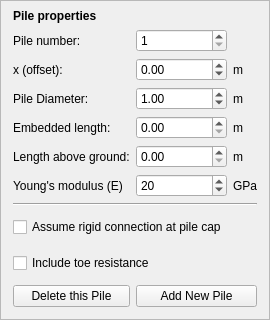
      <widget class="QWidget" name="pilePropertiesWidget">
       <attribute name="title">
        <string>Pile(s) Configuration</string>
       </attribute>
       <layout class="QGridLayout" name="gridLayout">
        <property name="leftMargin">
         <number>0</number>
        </property>
        <property name="topMargin">
         <number>0</number>
        </property>
        <property name="rightMargin">
         <number>0</number>
        </property>
        <property name="bottomMargin">
         <number>0</number>
        </property>
        <item row="1" column="0">
         <widget class="QFrame" name="pileProperties">
          <property name="sizePolicy">
           <sizepolicy hsizetype="Expanding" vsizetype="Expanding">
            <horstretch>1</horstretch>
            <verstretch>2</verstretch>
           </sizepolicy>
          </property>
          <property name="frameShape">
           <enum>QFrame::StyledPanel</enum>
          </property>
          <property name="frameShadow">
           <enum>QFrame::Raised</enum>
          </property>
          <layout class="QGridLayout" name="gridLayout_12" rowstretch="0,0,0,0,0,0,0,0,0,0,0,0,0">
           <property name="sizeConstraint">
            <enum>QLayout::SetDefaultConstraint</enum>
           </property>
           <property name="leftMargin">
            <number>12</number>
           </property>
           <property name="topMargin">
            <number>8</number>
           </property>
           <property name="rightMargin">
            <number>12</number>
           </property>
           <property name="bottomMargin">
            <number>12</number>
           </property>
           <property name="spacing">
            <number>6</number>
           </property>
           <item row="1" column="1">
            <widget class="QSpinBox" name="pileIndex">
             <property name="minimum">
              <number>1</number>
             </property>
             <property name="maximum">
              <number>5</number>
             </property>
            </widget>
           </item>
           <item row="9" column="0" colspan="2">
            <widget class="QCheckBox" name="chkBox_include_toe_resistance">
             <property name="sizePolicy">
              <sizepolicy hsizetype="Minimum" vsizetype="Preferred">
               <horstretch>0</horstretch>
               <verstretch>0</verstretch>
              </sizepolicy>
             </property>
             <property name="minimumSize">
              <size>
               <width>0</width>
               <height>30</height>
              </size>
             </property>
             <property name="text">
              <string>Include toe resistance</string>
             </property>
            </widget>
           </item>
           <item row="8" column="0" colspan="2">
            <widget class="QCheckBox" name="chkBox_assume_rigid_cap">
             <property name="sizePolicy">
              <sizepolicy hsizetype="Minimum" vsizetype="Preferred">
               <horstretch>0</horstretch>
               <verstretch>0</verstretch>
              </sizepolicy>
             </property>
             <property name="minimumSize">
              <size>
               <width>0</width>
               <height>30</height>
              </size>
             </property>
             <property name="text">
              <string>Assume rigid connection at pile cap</string>
             </property>
            </widget>
           </item>
           <item row="4" column="0">
            <widget class="QLabel" name="lengthLabel">
             <property name="text">
              <string>Embedded length:</string>
             </property>
            </widget>
           </item>
           <item row="6" column="2">
            <widget class="QLabel" name="label_7">
             <property name="text">
              <string>GPa</string>
             </property>
            </widget>
           </item>
           <item row="4" column="2">
            <widget class="QLabel" name="label_5">
             <property name="text">
              <string>m</string>
             </property>
            </widget>
           </item>
           <item row="6" column="1">
            <widget class="QDoubleSpinBox" name="Emodulus">
             <property name="decimals">
              <number>0</number>
             </property>
             <property name="minimum">
              <double>1.000000000000000</double>
             </property>
             <property name="maximum">
              <double>1000.000000000000000</double>
             </property>
             <property name="singleStep">
              <double>1.000000000000000</double>
             </property>
             <property name="value">
              <double>20.000000000000000</double>
             </property>
            </widget>
           </item>
           <item row="6" column="0">
            <widget class="QLabel" name="emodulusLabel">
             <property name="text">
              <string>Young's modulus (E)</string>
             </property>
            </widget>
           </item>
           <item row="5" column="0">
            <widget class="QLabel" name="freeLengthLabel">
             <property name="text">
              <string>Length above ground:</string>
             </property>
            </widget>
           </item>
           <item row="2" column="0">
            <widget class="QLabel" name="label_2">
             <property name="text">
              <string>x (offset):</string>
             </property>
            </widget>
           </item>
           <item row="3" column="0">
            <widget class="QLabel" name="diameterLabel">
             <property name="text">
              <string>Pile Diameter:</string>
             </property>
            </widget>
           </item>
           <item row="2" column="2">
            <widget class="QLabel" name="label_3">
             <property name="text">
              <string>m</string>
             </property>
            </widget>
           </item>
           <item row="0" column="0">
            <widget class="QLabel" name="pilePropertyLabel">
             <property name="sizePolicy">
              <sizepolicy hsizetype="Preferred" vsizetype="Minimum">
               <horstretch>0</horstretch>
               <verstretch>0</verstretch>
              </sizepolicy>
             </property>
             <property name="maximumSize">
              <size>
               <width>16777215</width>
               <height>100</height>
              </size>
             </property>
             <property name="font">
              <font>
               <weight>75</weight>
               <bold>true</bold>
              </font>
             </property>
             <property name="text">
              <string>Pile properties</string>
             </property>
            </widget>
           </item>
           <item row="12" column="0">
            <widget class="QPushButton" name="btn_deletePile">
             <property name="text">
              <string>Delete this Pile</string>
             </property>
            </widget>
           </item>
           <item row="5" column="1">
            <widget class="QDoubleSpinBox" name="freeLength"/>
           </item>
           <item row="2" column="1">
            <widget class="QDoubleSpinBox" name="xOffset">
             <property name="minimum">
              <double>-99.989999999999995</double>
             </property>
            </widget>
           </item>
           <item row="12" column="1" colspan="2">
            <widget class="QPushButton" name="btn_newPile">
             <property name="text">
              <string>Add New Pile</string>
             </property>
            </widget>
           </item>
           <item row="3" column="2">
            <widget class="QLabel" name="label_4">
             <property name="text">
              <string>m</string>
             </property>
            </widget>
           </item>
           <item row="3" column="1">
            <widget class="QDoubleSpinBox" name="pileDiameter">
             <property name="minimum">
              <double>0.050000000000000</double>
             </property>
             <property name="singleStep">
              <double>0.050000000000000</double>
             </property>
             <property name="value">
              <double>1.000000000000000</double>
             </property>
            </widget>
           </item>
           <item row="4" column="1">
            <widget class="QDoubleSpinBox" name="embeddedLength"/>
           </item>
           <item row="7" column="0" colspan="3">
            <widget class="Line" name="line">
             <property name="orientation">
              <enum>Qt::Horizontal</enum>
             </property>
            </widget>
           </item>
           <item row="5" column="2">
            <widget class="QLabel" name="label_6">
             <property name="text">
              <string>m</string>
             </property>
            </widget>
           </item>
           <item row="1" column="0">
            <widget class="QLabel" name="label">
             <property name="text">
              <string>Pile number:</string>
             </property>
            </widget>
           </item>
           <item row="10" column="0">
            <spacer name="verticalSpacer">
             <property name="orientation">
              <enum>Qt::Vertical</enum>
             </property>
             <property name="sizeHint" stdset="0">
              <size>
               <width>20</width>
               <height>1</height>
              </size>
             </property>
            </spacer>
           </item>
          </layout>
         </widget>
        </item>
       </layout>
      </widget>
